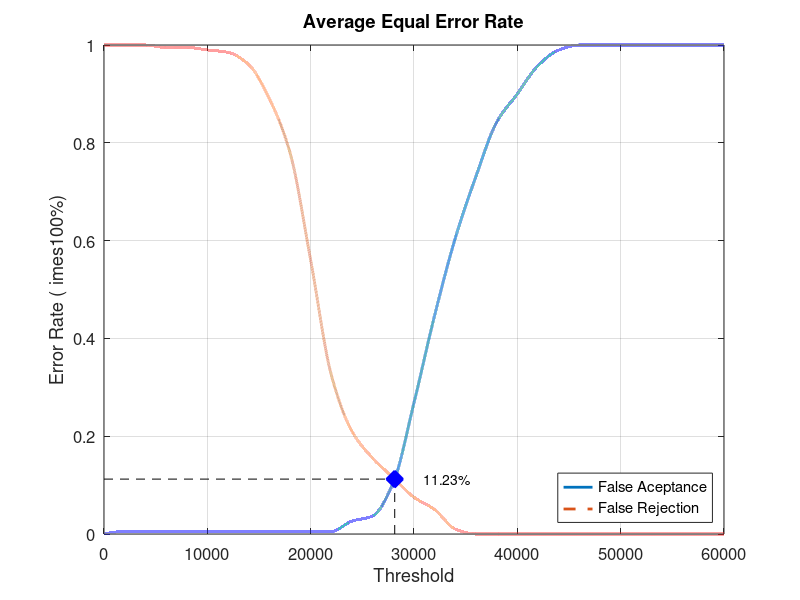
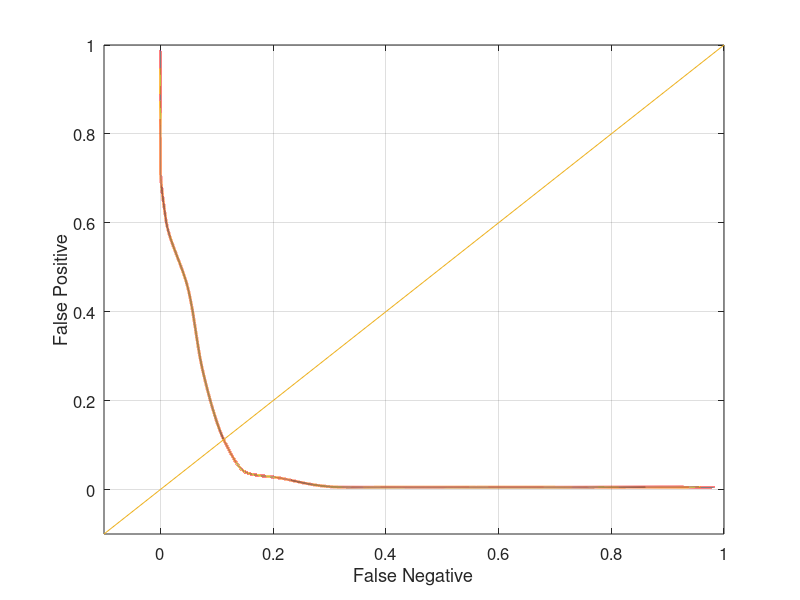

Here is the MATLAB script that generated these plots, in order:
close all;
clear;
clc;
x = 0:2000:60000;
xq = 0:0.5:60000;

y0 = [0 0.00526316 0.00526316 0.00526316 0.00526316 0.00526316 0.00526316 0.00526316 0.00526316 0.00526316 0.00526316 0.00526316 0.0263158 0.0368421 0.105263 0.268421 0.447368 0.605263 0.731579 0.842105 0.9 0.957895 0.989474 1 1 1 1 1 1 1 1]
yy0 = interp1(x, y0, xq, 'pchip');
y1 = [1 1 1 0.995 0.995 0.99 0.985 0.96 0.89 0.78 0.56 0.325 0.21 0.155 0.115 0.075 0.05 0.01 0 0 0 0 0 0 0 0 0 0 0 0 0]
yy1 = interp1(x, y1, xq, 'pchip');

% Calculating EER: 
y2 = abs(y0 - y1);
find(y2 == min(y2))
yy2 = abs(yy0 - yy1);
xEER = find(yy2 == min(yy2));
xEERIndex = xq(xEER) % X-axis EER
yEER = yy0(xEER) % Y-axis EER

main = figure
plot(xq, yy0,'-','LineWidth', 2);	hold on
plot(xq, yy1,'--','LineWidth', 2);	hold on
plot([xEERIndex xEERIndex], [0 yEER], 'k--');	hold on
plot([0 xEERIndex], [yEER yEER], 'k--');	hold on
plot(xEERIndex, yEER, 'bx', 'LineWidth', 10);	hold on
text(xEERIndex + 10 * xEERIndex / 100, yEER, [num2str(round((10000 * yEER)) / 100) '%'])
legend('False Aceptance', 'False Rejection', 'Location', 'SouthEast')
xlabel('Threshold')
ylabel('Error Rate (	imes100%)')
title('Average Equal Error Rate')
set(gca, 'FontSize', 12)
axis([0 60000 0 1])
grid on

print(main, 'Database3_3Main', '-dpng');
FNRxFPR = figure('Color', [1 1 1]);
plot(yy1, yy0, '-', yy1, yy0, 'LineWidth', 2);
hold on
y = -0.1:0.1:1
plot(y, y); 
set(gca, 'FontSize', 12)
xlabel('False Negative')
ylabel('False Positive')
axis([-0.1 1 -0.1 1])
set(gca, 'FontSize', 12)
grid on

print(FNRxFPR, 'Database3_3FNRxFPR','-dpng');
